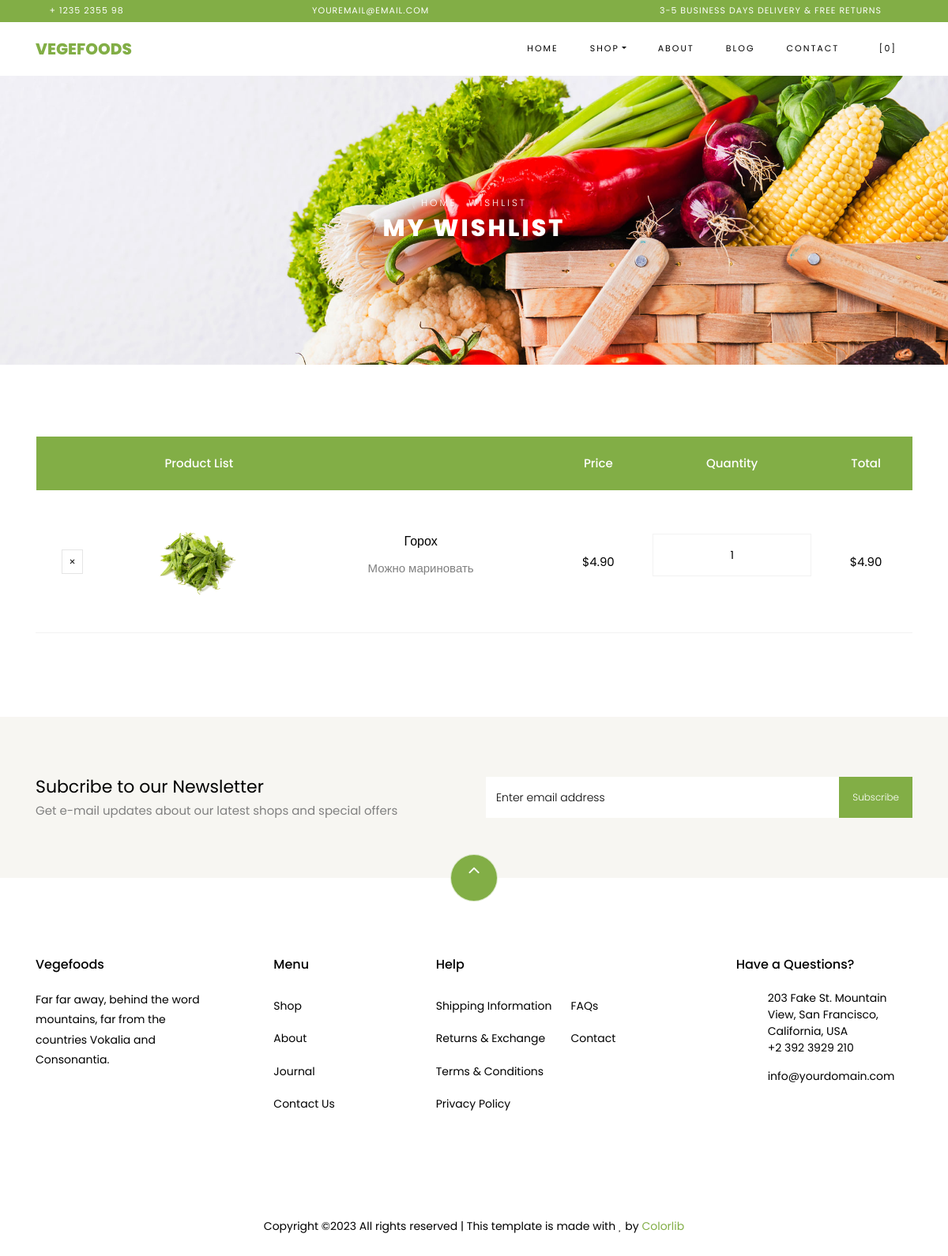
Page /wishes/ (signed in) on the earlier database version.
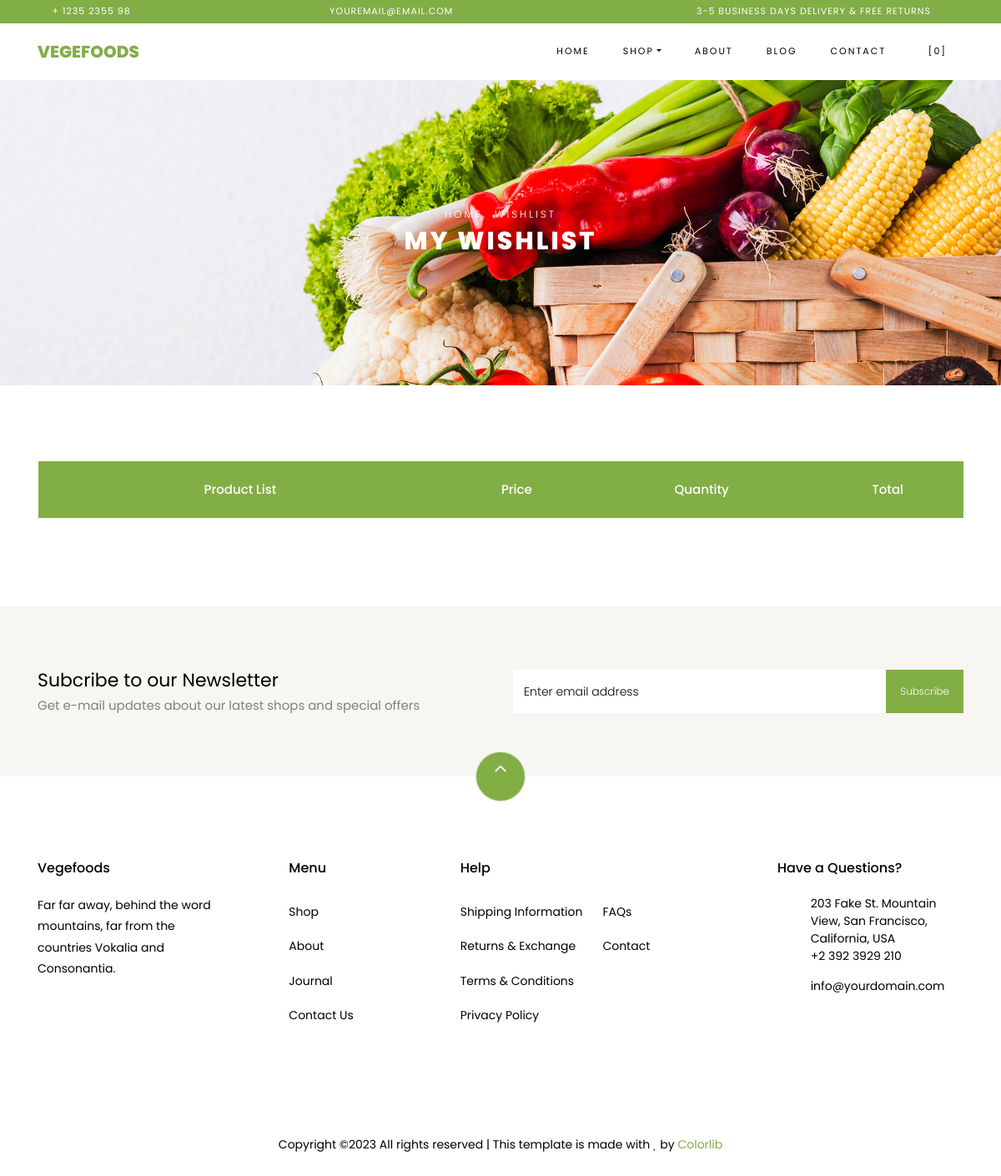
Same page on the later database version.
### apps/wishlist/models.py (models this page shows, shortened)
class WishListItemShop(models.Model):
    wishlist = models.ForeignKey(Cart, on_delete=models.CASCADE)
    product = models.ForeignKey(Product, on_delete=models.CASCADE)
    quantity = models.IntegerField(default=1)
    created_at = models.DateTimeField(auto_now_add=True)
    updated_at = models.DateTimeField(auto_now=True)

### apps/cart_shop/models.py (models this page shows, shortened)
class Product(models.Model):
    name = models.CharField(max_length=255)
    price = models.DecimalField(max_digits=10, decimal_places=2)
    description = models.TextField()
    image = models.ImageField(upload_to='static/shop/images', null=True, blank=True)
    created_at = models.DateTimeField(auto_now_add=True)
    updated_at = models.DateTimeField(auto_now=True)
    discount = models.IntegerField(null=True, blank=True)

### apps/wishlist/views.py (the view)
# urls.py: path('', ViewWishlist.as_view(), name='wishes'),
class ViewWishlist(View):
    def get(self, request):
        if request.user.is_authenticated:
            wishlist_items = WishListItemShop.objects.filter(wishlist__user=request.user)
            context = {'items': wishlist_items}
            return render(request, 'wishlist/wishlist.html', context)
        else:
            return redirect('auth_shop:login')

### apps/wishlist/templates/wishlist/wishlist.html (shortened to what this page needs)
{% extends 'wishlist/base.html' %}
{% load static %}
{% block content %}
    <div class="hero-wrap hero-bread" style="background-image: url({% static 'shop/images/bg_1.jpg'%});">
      <div class="container">
        <div class="row no-gutters slider-text align-items-center justify-content-center">
          <div class="col-md-9 ftco-animate text-center">
          	<p class="breadcrumbs"><span class="mr-2"><a href="home/templates/index.html">Home</a></span> <span>Wishlist</span></p>
            <h1 class="mb-0 bread">My Wishlist</h1>
          </div>
        </div>
      </div>
    </div>
    <section class="ftco-section ftco-cart">
			<div class="container">
				<div class="row">
    			<div class="col-md-12 ftco-animate">
    				<div class="cart-list">
	    				<table class="table">
						    <thead class="thead-primary">
						      <tr class="text-center">
						        <th>&nbsp;</th>
						        <th>Product List</th>
						        <th>&nbsp;</th>
						        <th>Price</th>
						        <th>Quantity</th>
						        <th>Total</th>
						      </tr>
						    </thead>
						    <tbody>
							{% for item in items %}
						      <tr class="text-center">
						        <td class="product-remove"><a href="{% url 'wishlist:remove' item.product.id %}"><span class="ion-ios-close"></span></a></td>
						        <td class="image-prod"><div class="img" style="background-image:url({{item.product.image.url}});"></div></td>
						        <td class="product-name">
						        	<h3>{{item.product.name}}</h3>
						        	<p>{{item.product.description}}</p>
						        </td>
						        <td class="price">$4.90</td>
						        <td class="quantity">
						        	<div class="input-group mb-3">
					             	<input type="text" name="quantity" class="quantity form-control input-number" value="1" min="1" max="100">
					          	</div>
					          </td>
						        <td class="total">$4.90</td>
						      </tr>
							{%endfor%}
						    </tbody>
						  </table>
					  </div>
    			</div>
    		</div>
			</div>
		</section>
{% endblock %}

Differences in the rows shown:
removed WishListItemShop: product.image (picture), product.name "Горох", product.description "Можно мариновать"
